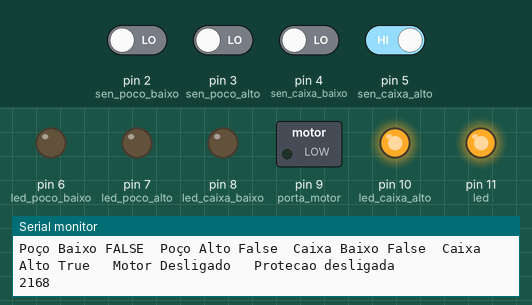
Recording of a sketch running on a simulated Arduino Uno, built with avr-gcc and run on an emulated ATmega328P. On the bench: switched loads named in the sketch (green lamp = pin HIGH), output pins drawn as LEDs (lit = HIGH), the last lines printed to the serial monitor. Dashed ring = blinking. The inputs (shaded band) are chosen by the test bench; at power-on: pin 5 (sen_caixa_alto) HIGH, pin 2 (sen_poco_baixo), pin 3 (sen_poco_alto), pin 4 (sen_caixa_baixo) LOW.

Above: at 2.9 s.
3.0 s: pin 2 (sen_poco_baixo) driven HIGH
At 5.2 s:
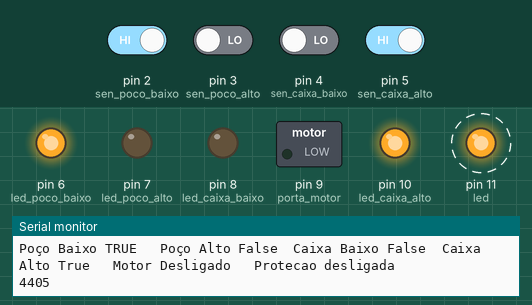
7.0 s: pin 3 (sen_poco_alto) driven HIGH
At 8.6 s:
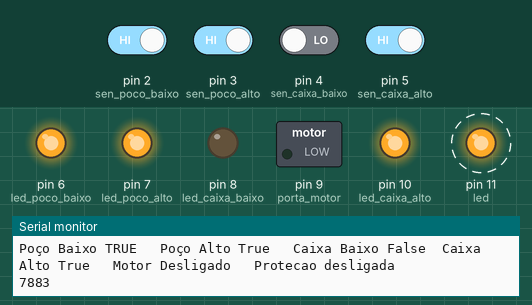
11.2 s: pin 4 (sen_caixa_baixo) driven HIGH
At 11.9 s:
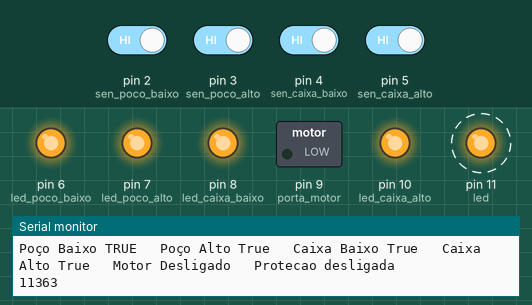
15.1 s: pin 5 (sen_caixa_alto) driven LOW
At 16.8 s:
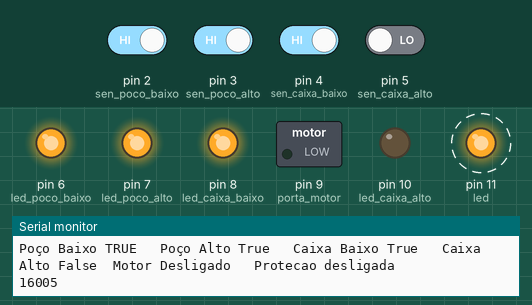
19.3 s: pin 2 (sen_poco_baixo) driven LOW
At 20.2 s:
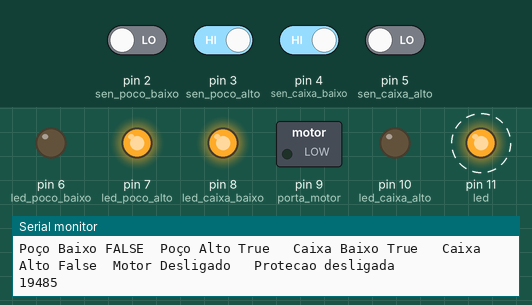
23.2 s: pin 3 (sen_poco_alto) driven LOW
At 25.2 s:
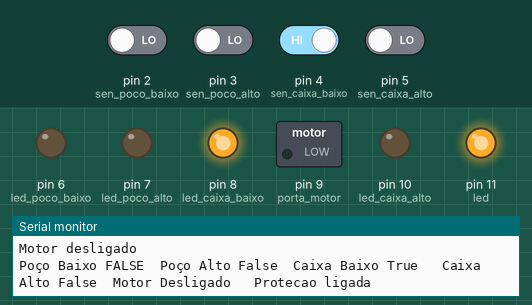
Timing chart, 0 to 26.5 s (numbered marks = the images above; inputs shaded):
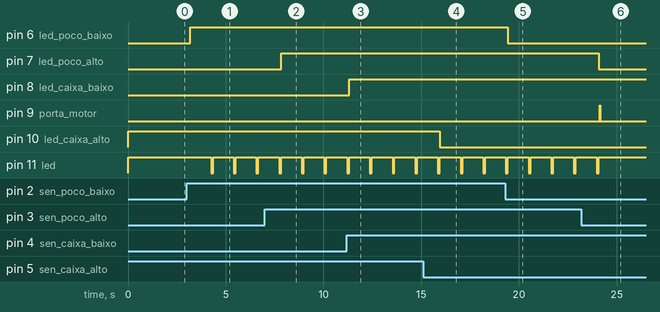

The sketch:

motobomba.ino
```cpp
// Neste projeto o motor tem a fase e o neutro ligado e desligado juntos
#define porta_motor 9

// Portas dos sensores
#define  sen_poco_baixo 2
#define sen_poco_alto 3
#define sen_caixa_baixo 4
#define sen_caixa_alto 5

// Portas indicaçao dos leds
#define led_poco_baixo 6
#define led_poco_alto 7
#define led_caixa_baixo 8
#define led_caixa_alto 10

// Led de problema
#define led 11

#define max_unsigned_long 4294967295

bool led_pisca = false;

//Poço começa ativado
bool poco = true;

// Motor começa desligado
bool motor = false;

bool status_poco_baixo = false;
bool status_poco_alto = false;
bool status_caixa_baixo = false;
bool status_caixa_alto = false;

// Regulagem da boia
bool boia_baixa = true;
bool boia_alta = false;

bool debug = true;

bool protecao = false;

// time
unsigned long tempo_ligado_motor = 0;
const unsigned long tempo_maximo_motor_ligado = 300000; // Em milissegundos

void setup() {
  pinMode(porta_motor, OUTPUT);
  pinMode(sen_poco_baixo, INPUT);
  pinMode(sen_poco_alto, INPUT);
  pinMode(sen_caixa_baixo, INPUT);
  pinMode(sen_caixa_alto, INPUT);
  pinMode(led, OUTPUT);
  pinMode(led_poco_baixo, OUTPUT);
  pinMode(led_poco_alto, OUTPUT);
  pinMode(led_caixa_baixo, OUTPUT);
  pinMode(led_caixa_alto, OUTPUT);

  digitalWrite(led, HIGH);

  Serial.begin(9600);
}

void loop() {
  // Leitura das portas
  status_poco_baixo = digitalRead(sen_poco_baixo);
  status_poco_alto = digitalRead(sen_poco_alto);
  status_caixa_baixo = digitalRead(sen_caixa_baixo);
  status_caixa_alto = digitalRead(sen_caixa_alto);

  if(!poco) {
    digitalWrite(led, LOW);
    delay(100);
    digitalWrite(led, HIGH);
  }

  statusLed();

  tempoMaximoMotor();

  if(debug) {
    printStatus();
  }

  if(!poco && status_poco_alto == boia_alta && status_poco_baixo == boia_alta && !protecao){ //Ativa o poço
    poco = true;
  }
  if(poco && status_poco_baixo == boia_baixa) { // desativa o poço
    poco = false;
    desligarMotor();
  }
  if(status_caixa_baixo == boia_baixa && poco && !protecao) { // liga o motor
    ligarMotor();
  }
  if(status_caixa_alto == boia_alta && motor) { // desliga o motor quando a caixa estiver cheia
    desligarMotor();
  }
  delay(1000);
}

void ligarMotor() {
  digitalWrite(porta_motor, HIGH);
  if(!motor) {
    tempo_ligado_motor = millis();
  }
  motor = true;
  if(debug){
    Serial.println("Motor Ligado");
  }
}

void desligarMotor() {
  digitalWrite(porta_motor, LOW);
  motor = false;
  tempo_ligado_motor = 0;
  testeMotorPosDesl();
  if(debug){
    Serial.println("Motor desligado");
  }
}

void tempoMaximoMotor() {
  if(motor) {
    if(millis() > tempo_ligado_motor) {
      if((millis() - tempo_ligado_motor) >= tempo_maximo_motor_ligado) {
        desligarMotor();
      }
    }
    else {
      if(((max_unsigned_long - tempo_ligado_motor) + millis()) >= tempo_maximo_motor_ligado) {
        desligarMotor();
      }
    }
  }
}

void testeMotorPosDesl() {
  if(status_caixa_baixo == boia_baixa) {
    protecao = true;
  }
}

void printStatus() {
  if(status_poco_baixo) {
    Serial.print("Poço Baixo TRUE   ");
  }
  else {
    Serial.print("Poço Baixo FALSE  ");
  }
  if(status_poco_alto) {
    Serial.print("Poço Alto True   ");
  }
  else {
    Serial.print("Poço Alto False  ");
  }
  if(status_caixa_baixo) {
    Serial.print("Caixa Baixo True   ");
  }
  else {
    Serial.print("Caixa Baixo False  ");
  }
  if(status_caixa_alto) {
    Serial.print("Caixa Alto True   ");
  }
  else {
    Serial.print("Caixa Alto False  ");
  }
  if(motor) {
    Serial.print("Motor Ligado      ");
  }
  else {
    Serial.print("Motor Desligado   ");
  }
  if(protecao) {
    Serial.println("Protecao ligada       ");
  }
  else {
    Serial.println("Protecao desligada    ");
  }
  Serial.println(millis());
}

void statusLed() {
  if(status_poco_baixo) {
    digitalWrite(led_poco_baixo, HIGH);
  }
  else {
    digitalWrite(led_poco_baixo, LOW);
  }
  if(status_poco_alto) {
    digitalWrite(led_poco_alto, HIGH);
  }
  else {
    digitalWrite(led_poco_alto, LOW);
  }
  if(status_caixa_baixo) {
    digitalWrite(led_caixa_baixo, HIGH);
  }
  else {
    digitalWrite(led_caixa_baixo, LOW);
  }
  if(status_caixa_alto) {
    digitalWrite(led_caixa_alto, HIGH);
  }
  else {
    digitalWrite(led_caixa_alto, LOW);
  }
}
```

Measured:
- after the input at 3.0 s, pin 6 (led_poco_baixo): LOW → HIGH after 0.18 s; pin 11 (led): alternates HIGH for 1.1 s and LOW for 0.10 s, starting after 1.3 s
- after the input at 7.0 s, pin 7 (led_poco_alto): LOW → HIGH after 0.83 s
- after the input at 11.2 s, pin 8 (led_caixa_baixo): LOW → HIGH after 0.11 s
- after the input at 15.1 s, pin 10 (led_caixa_alto): HIGH → LOW after 0.85 s
- after the input at 19.3 s, pin 6 (led_poco_baixo): HIGH → LOW after 0.13 s
- after the input at 23.2 s, pin 7 (led_poco_alto): HIGH → LOW after 0.88 s; pin 9 (porta_motor): LOW → HIGH after 0.94 s, → LOW 0.01 s later; pin 11 (led): goes on until 24.1 s, then stays HIGH
